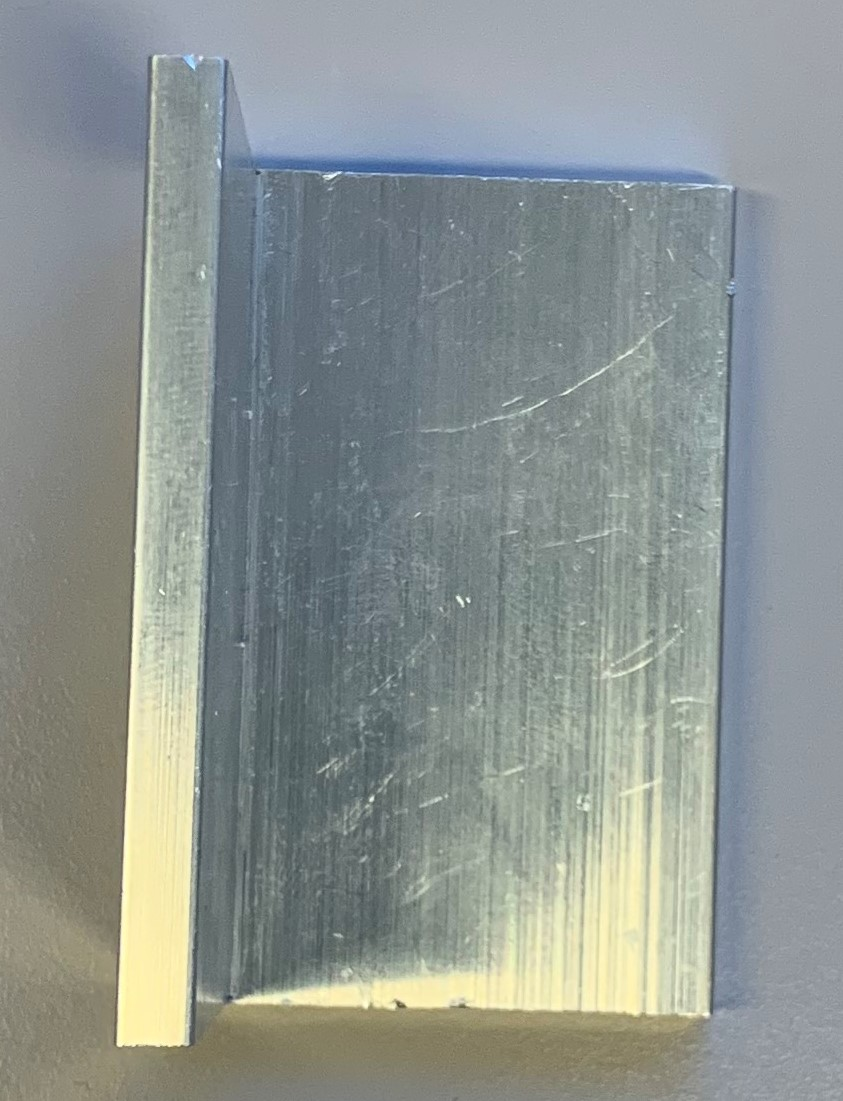
#> input picture image/IMG_0521-3/IMG_0521.jpg, 843 x 1101 px, found by its file name; its folder holds only this picture in this run
$ python v1.py
#> lines starting #> are read from the running program, lines starting #| are printed output that depends on the picture
import numpy as np
import os
import cv2 as cv
import matplotlib.pyplot as plt
import random
from numpy import save, load
import pickle
datadir = "image"
Categories = ["IMG_0521-3", "IMG_0525-9","IMG_0530-5","IMG_0536-7","IMG_0538-40","IMG_0544-6","IMG_0547-9"]

img_size = 70
for cg in Categories:
    path = os.path.join(datadir, cg)  # Path for dog or cat
    for img in os.listdir(path):
        img_array = cv.imread(os.path.join(path, img), cv.IMREAD_GRAYSCALE)
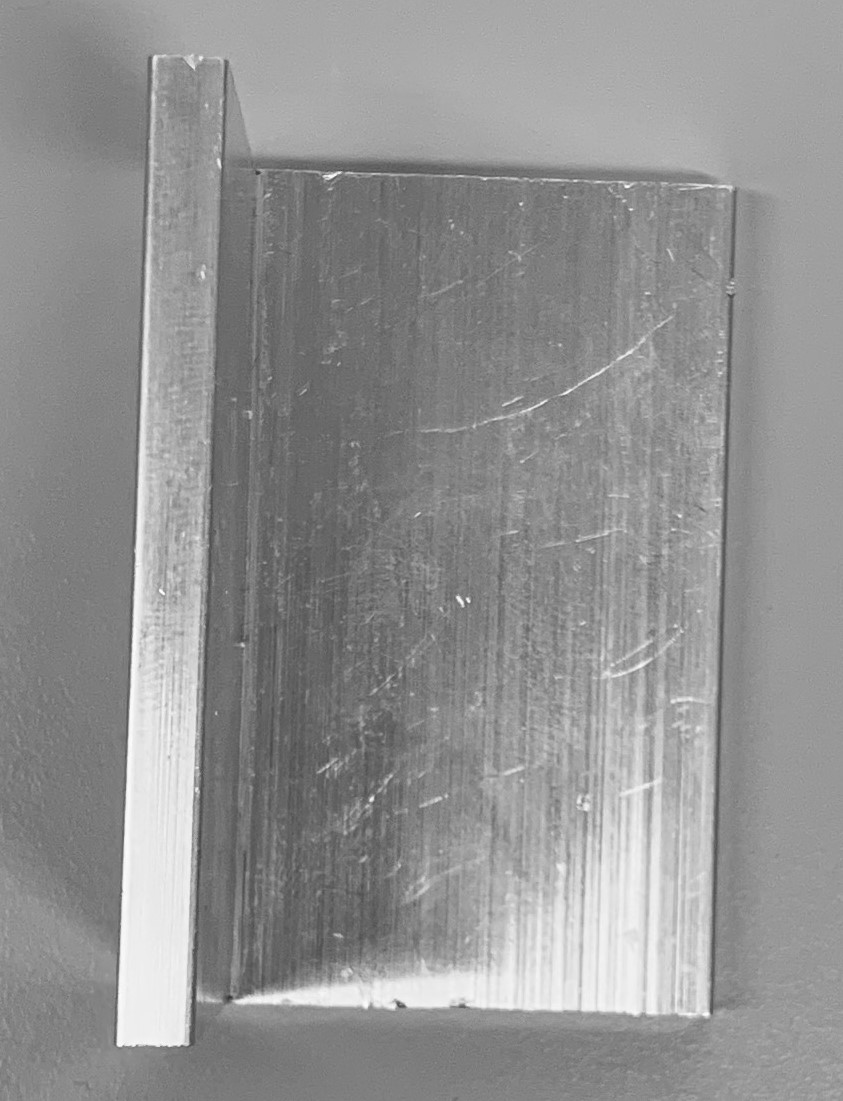
#> img_array: shape (1101, 843); min 51, max 255, mean 145.9
        plt.imshow(img_array, cmap="gray")
        plt.show()

        new_array = cv.resize(img_array,(img_size,img_size))
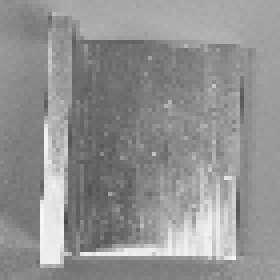
#> new_array: shape (70, 70) (shown 4 times larger); min 71, max 249, mean 145.7
        plt.imshow(new_array, cmap="gray")
        plt.show()
        print(img_array.shape)
#| (1101, 843)
        break
    break


training_data = []
def create_training_data():
    for cg in Categories:
        path = os.path.join(datadir, cg)  # Path for dog or cat
        class_name = Categories.index(cg)
        for img in os.listdir(path):
            try:
                img_array = cv.imread(os.path.join(path, img), cv.IMREAD_GRAYSCALE)
                new_array = cv.resize(img_array,(img_size,img_size))
                training_data.append([new_array, class_name])
            except Exception as ex:
                pass
#> pass 2 of the loop in create_training_data, `for cg in Categories:`:
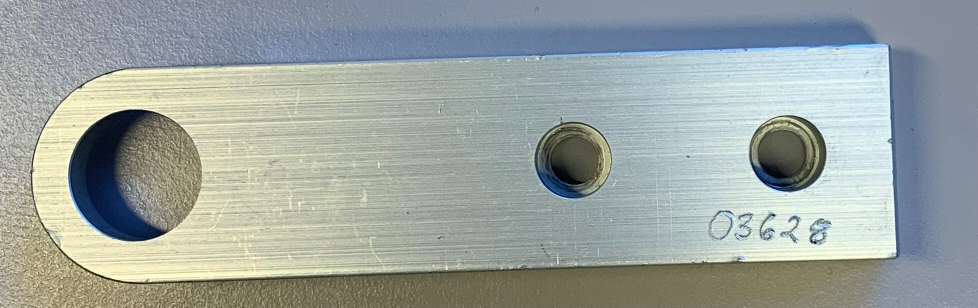
#> input picture image/IMG_0525-9/IMG_0525.jpg, 1956 x 615 px, found by its file name (shown at 1/2 size)
#> in create_training_data, `img_array = cv.imread(os.path.join(path, img), cv.IMREAD_GRAYSCALE)`:
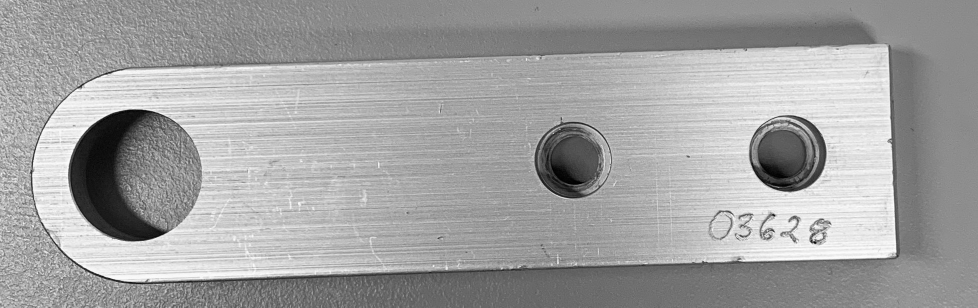
#> img_array: shape (615, 1956) (shown at 1/2 size); min 0, max 255, mean 161
#> in create_training_data, `new_array = cv.resize(img_array,(img_size,img_size))`:
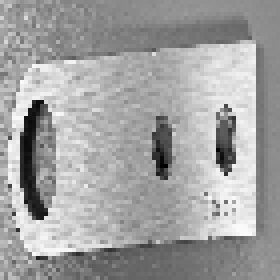
#> new_array: shape (70, 70) (shown 4 times larger); min 0, max 251, mean 161.1
#> (the run stopped early here; a loop or call above may not have finished)
